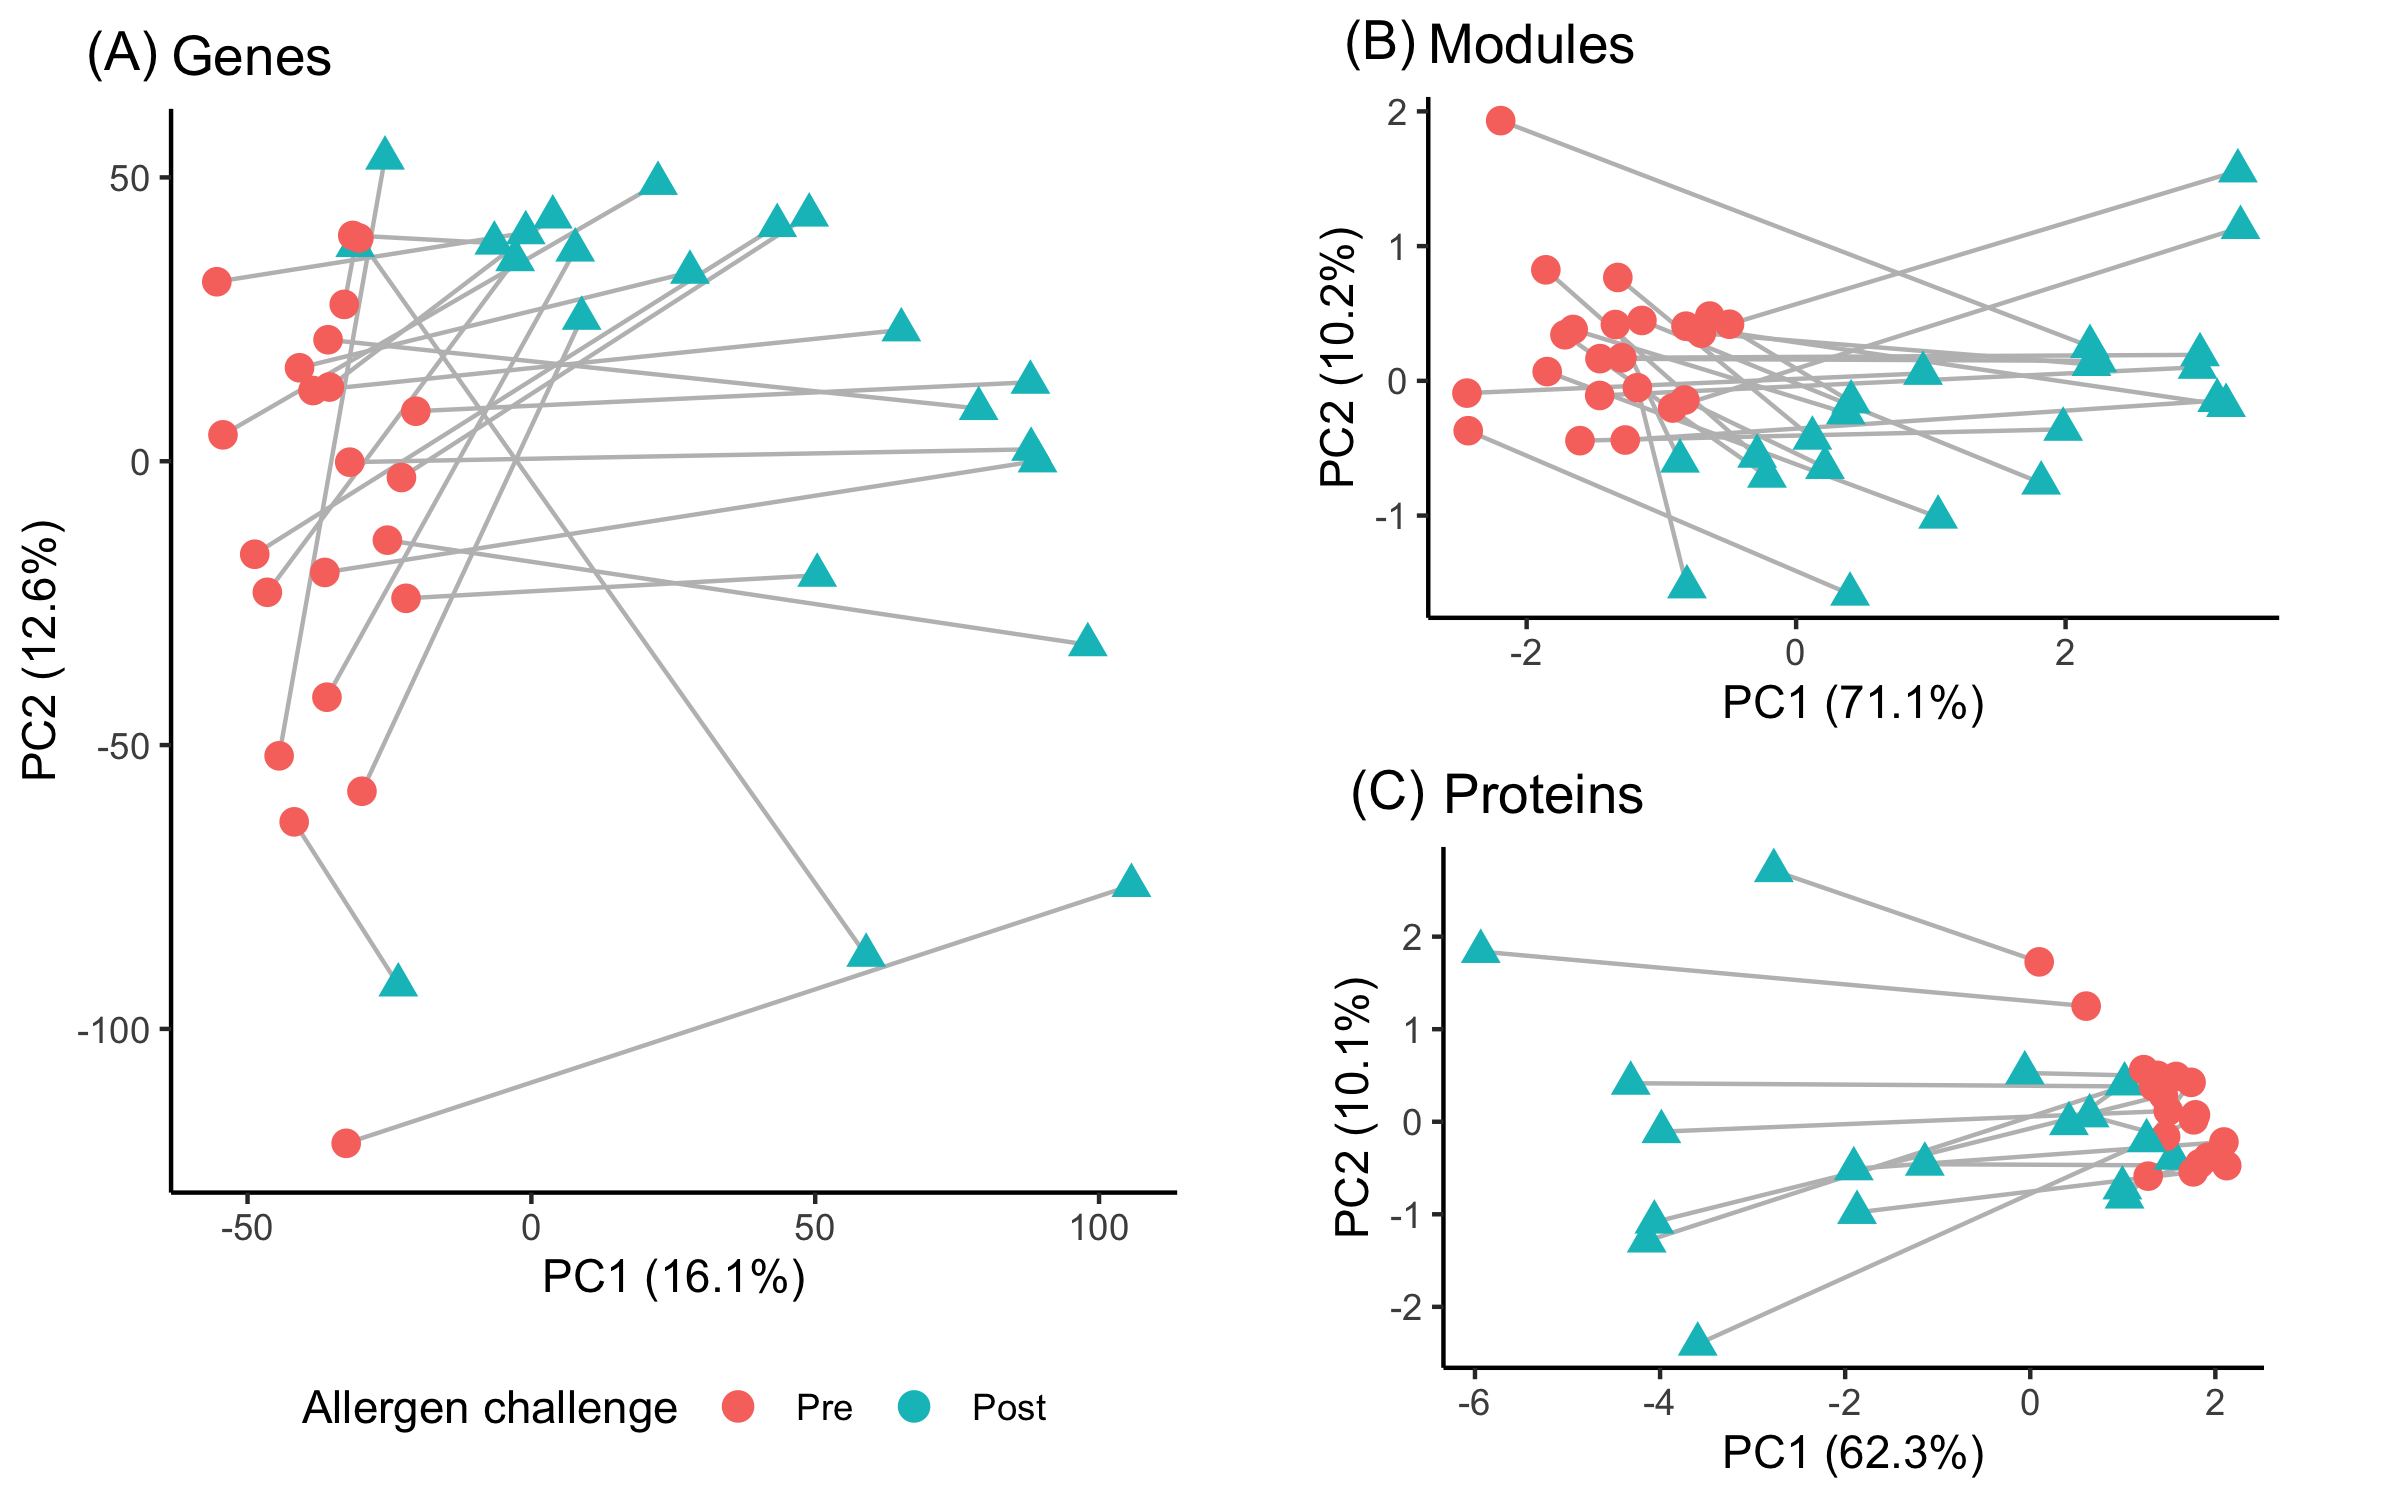

This figure's R source:
library(tidyverse)
library(cowplot)
library(readxl)

#### RNAseq data ####
load("data_clean/P337_BAL_data.RData")
load("data_clean/P337_BAL_module_data.RData")

#### Gene PCA ####
PCA <- as.data.frame(dat.BAL.abund.norm.voom$E) %>% 
  t() %>% 
  prcomp()

PC1.label <- paste("PC1 (", round(summary(PCA)$importance[2,1], digits=3)*100, "%)", sep="")
PC2.label <-paste("PC2 (", round(summary(PCA)$importance[2,2], digits=3)*100, "%)", sep="")

# Extract PC values
PCA.dat <- as.data.frame(PCA$x) %>% 
  rownames_to_column("libID") %>%
  # Select PCs
  dplyr::select(libID, PC1:PC3) %>% 
  # Merge with metadata
  left_join(dat.BAL.abund.norm.voom$targets, by="libID")

PCA1 <- ggplot(PCA.dat, aes(PC1, PC2)) +
  geom_line(aes(group=donorID), color="grey") +
  geom_point(aes(color=visit, shape=visit),
             size=3) +
  #Beautify
  theme_classic() +
  labs(x=PC1.label, y=PC2.label, title="Genes") +
  coord_fixed(ratio=1) +
  scale_color_discrete(labels = c("Pre", "Post"),
                       name = c("Allergen challenge")) +
  theme(legend.position = "bottom") +
  scale_shape(guide = 'none')
PCA1

#### Module PCA ####
PCA <- as.data.frame(mod.voom) %>% 
  column_to_rownames("module") %>% 
  t() %>% 
  prcomp()

PC1.label <- paste("PC1 (", round(summary(PCA)$importance[2,1], digits=3)*100, "%)", sep="")
PC2.label <-paste("PC2 (", round(summary(PCA)$importance[2,2], digits=3)*100, "%)", sep="")

# Extract PC values
PCA.dat <- as.data.frame(PCA$x) %>% 
  rownames_to_column("libID") %>%
  # Select PCs
  dplyr::select(libID, PC1:PC3) %>% 
  # Merge with metadata
  left_join(dat.BAL.abund.norm.voom$targets, by="libID")

PCA2 <- ggplot(PCA.dat, aes(PC1, PC2)) +
  geom_line(aes(group=donorID), color="grey") +
  geom_point(aes(color=visit, shape=visit),
             size=3) +
  #Beautify
  theme_classic() +
  labs(x=PC1.label, y=PC2.label, title="Modules") +
  coord_fixed(ratio=1)  +
  theme(legend.position = "none")
  
#PCA2

#### fMRI data ####
#Time point 1 = visit 4
neuro <- read_excel(sheet="T1",
                    "data_raw/addtl.data/extraced.clusters.Matt.Altman_wbaseline_psychdata.xlsx") %>% 
  #long format
  pivot_longer(-idnum, names_to="neuro") %>% 
  #add sample variable
  mutate(sampID=paste("MA", idnum,"_V4",sep=""))

#Time point 2 = visit 5
neuro <- read_excel(sheet="T2",
                    "data_raw/addtl.data/extraced.clusters.Matt.Altman_wbaseline_psychdata.xlsx") %>% 
  #long format
  pivot_longer(-idnum, names_to="neuro") %>% 
  #add sample variable
  mutate(sampID=paste("MA", idnum, "_V5",sep=""))  %>% 
  #Combine with other visit
  full_join(neuro) %>% 
  #wide format
  pivot_wider(names_from = neuro) %>% 
  select(-BDI, -LSI, -idnum) %>% 
  column_to_rownames("sampID")

#### fMRI PCA ####
# PCA <- neuro %>% 
#   prcomp()
# 
# PC1.label <- paste("PC1 (", round(summary(PCA)$importance[2,1], digits=3)*100, "%)", sep="")
# PC2.label <-paste("PC2 (", round(summary(PCA)$importance[2,2], digits=3)*100, "%)", sep="")
# 
# # Extract PC values
# PCA.dat <- as.data.frame(PCA$x) %>% 
#   rownames_to_column("sampID") %>%
#   # Select PCs
#   dplyr::select(sampID, PC1:PC3) %>% 
#   # Add  metadata
#   separate(sampID, into=c("donorID","visit"), sep="_", remove = FALSE)
# 
# PCA3 <- ggplot(PCA.dat, aes(PC1, PC2)) +
#   geom_line(aes(group=donorID), color="grey") +
#   geom_point(aes(color=visit, shape=visit),
#              size=3) +
#   #Beautify
#   theme_classic() +
#   labs(x=PC1.label, y=PC2.label, title="fMRI") +
#   coord_fixed(ratio=1)  +
#   theme(legend.position = "none")

#PCA3

#### Cytokine PCA ####
plex <- read_csv("data_raw/addtl.data/P337_BAL.multiplex.csv") %>% 
  rename(donorID=ptID, FGF2_V4=TGF2_V4) %>% 
  pivot_longer(-donorID) %>% 
  #Log10 transform
  mutate(value = log10(value)) %>% 
  separate(name, into=c("rowname","visit"), sep="_") %>% 
  mutate(name =paste(donorID, visit, sep="_")) %>% 
  select(-donorID, -visit) %>% 
  pivot_wider() %>% 
  column_to_rownames() %>% 
  t()

PCA <- plex %>% 
  prcomp()

PC1.label <- paste("PC1 (", round(summary(PCA)$importance[2,1], digits=3)*100, "%)", sep="")
PC2.label <-paste("PC2 (", round(summary(PCA)$importance[2,2], digits=3)*100, "%)", sep="")

# Extract PC values
PCA.dat <- as.data.frame(PCA$x) %>% 
  rownames_to_column("sampID") %>%
  # Select PCs
  dplyr::select(sampID, PC1:PC3) %>% 
  # Add  metadata
  separate(sampID, into=c("donorID","visit"), sep="_", remove = FALSE)

PCA4 <- ggplot(PCA.dat, aes(PC1, PC2)) +
  geom_line(aes(group=donorID), color="grey") +
  geom_point(aes(color=visit, shape=visit),
             size=3) +
  #Beautify
  theme_classic() +
  labs(x=PC1.label, y=PC2.label, title="Proteins") +
  coord_fixed(ratio=1)  +
  theme(legend.position = "none")

PCA4

#### Save ####
plot.R <- plot_grid(PCA2,PCA4, ncol=1,
                    labels = c("(B)", "(C)"), hjust=-2,
                    label_size = 13, label_fontface = "plain")
plot <- plot_grid(PCA1,plot.R, nrow=1,
          labels = c("(A)", ""), hjust=-1.2, vjust=1.8,
          label_size = 13, label_fontface = "plain")
#plot

ggsave("publication/Fig2.PCA.png", height=5, width=8)

